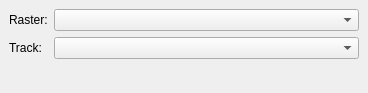
<?xml version="1.0" encoding="UTF-8"?>
<ui version="4.0">
 <class>GroundRadiationMonitoringDockWidgetBase</class>
 <widget class="QDockWidget" name="GroundRadiationMonitoringDockWidgetBase">
  <property name="geometry">
   <rect>
    <x>0</x>
    <y>0</y>
    <width>368</width>
    <height>93</height>
   </rect>
  </property>
  <property name="windowTitle">
   <string>Ground Radiation Monitoring</string>
  </property>
  <widget class="QWidget" name="dockWidgetContents">
   <layout class="QGridLayout" name="gridLayout">
    <item row="0" column="0">
     <layout class="QFormLayout" name="formLayout">
      <item row="0" column="0">
       <widget class="QLabel" name="label_2">
        <property name="text">
         <string>Raster:</string>
        </property>
       </widget>
      </item>
      <item row="0" column="1">
       <widget class="QComboBox" name="comboBox">
        <property name="minimumSize">
         <size>
          <width>181</width>
          <height>22</height>
         </size>
        </property>
       </widget>
      </item>
      <item row="1" column="0">
       <widget class="QLabel" name="label_3">
        <property name="text">
         <string>Track:</string>
        </property>
       </widget>
      </item>
      <item row="1" column="1">
       <widget class="QComboBox" name="comboBox_2">
        <property name="minimumSize">
         <size>
          <width>181</width>
          <height>22</height>
         </size>
        </property>
       </widget>
      </item>
     </layout>
    </item>
   </layout>
  </widget>
 </widget>
 <resources/>
 <connections/>
</ui>
